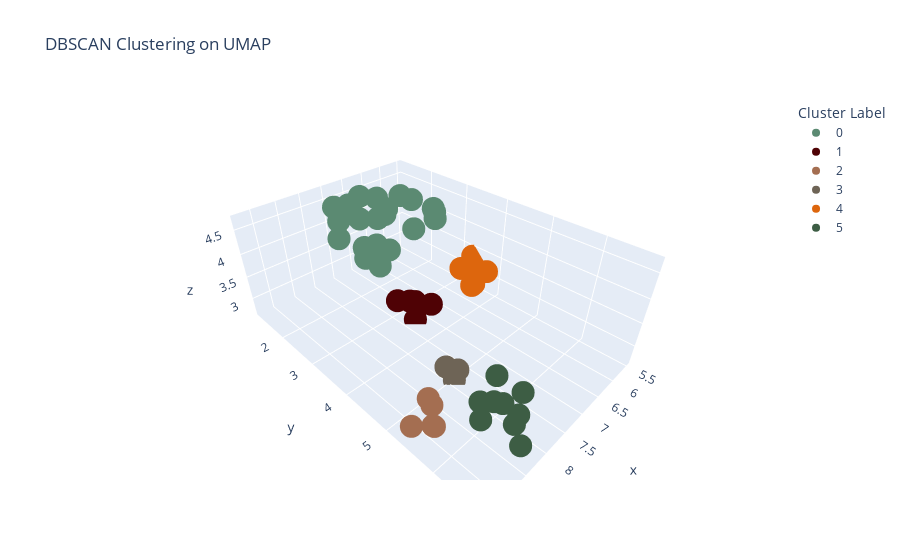

The code cell stored with this chart in its notebook:
### Markdown cell above
In order to capture the nonlinear nature of our features, UMAP was utilized to reduce and then visualise our data in 3 dimensions which revealed 6 distinct clusters which were defined using dbscan.

### Code cell
from src.questions.styleClustering.K_mean_cluster import umap_clustering

umap_clustering(BA_US_knn_text)

### Figure 1 — Plotly figure (JSON) as saved in the notebook; plotly's stock layout.template omitted (floating-point values rounded to 4 significant figures)
{"data": [{"customdata": [["Alabama", "0"], ["Arizona", "0"], ["Arkansas", "0"], ["Georgia", "0"], ["Hawaii", "0"], ["Idaho", "0"], ["Iowa", "0"], ["Kansas", "0"], ["Louisiana", "0"], ["Maine", "0"], ["Michigan", "0"], ["Mississippi", "0"], ["Montana", "0"], ["Nebraska", "0"], ["Nevada", "0"], ["New Mexico", "0"], ["North Dakota", "0"], ["Oklahoma", "0"], ["South Dakota", "0"], ["Utah", "0"], ["Wisconsin", "0"], ["Wyoming", "0"]], "hovertemplate": "Cluster Label=%{customdata[1]}<br>x=%{x}<br>y=%{y}<br>z=%{z}<br>user_state=%{customdata[0]}<extra></extra>", "legendgroup": "0", "marker": {"color": "#5b8a72", "symbol": "circle"}, "mode": "markers", "name": "0", "scene": "scene", "showlegend": true, "type": "scatter3d", "x": [6.641, 7.147, 7.111, 6.531, 6.85, 6.599, 6.651, 6.717, 7.539, 7.434, 6.033, 7.011, 6.975, 6.209, 7.745, 7.629, 7.036, 6.367, 7.172, 7.436, 6.34, 7.269], "y": [1.946, 2.188, 2.237, 3.216, 1.278, 2.329, 2.754, 1.741, 2.32, 2.627, 2.673, 1.572, 2.37, 2.224, 1.797, 1.682, 1.18, 1.538, 1.796, 1.257, 3.012, 1.949], "z": [4.324, 3.789, 4.374, 4.513, 3.935, 4.716, 4.176, 4.516, 3.911, 3.615, 4.371, 3.426, 3.678, 4.476, 4.01, 4.302, 4.288, 3.963, 4.709, 4.396, 4.511, 3.428]}, {"customdata": [["Alaska", "1"], ["Delaware", "1"], ["New Hampshire", "1"], ["Texas", "1"], ["West Virginia", "1"]], "hovertemplate": "Cluster Label=%{customdata[1]}<br>x=%{x}<br>y=%{y}<br>z=%{z}<br>user_state=%{customdata[0]}<extra></extra>", "legendgroup": "1", "marker": {"color": "#4f0205", "symbol": "circle"}, "mode": "markers", "name": "1", "scene": "scene", "showlegend": true, "type": "scatter3d", "x": [7.162, 7.287, 7.333, 7.348, 7.02], "y": [3.144, 3.431, 2.968, 3.501, 3.605], "z": [2.907, 2.671, 2.912, 3.181, 2.996]}, {"customdata": [["California", "2"], ["Massachusetts", "2"], ["Ohio", "2"], ["Pennsylvania", "2"], ["Washington", "2"]], "hovertemplate": "Cluster Label=%{customdata[1]}<br>x=%{x}<br>y=%{y}<br>z=%{z}<br>user_state=%{customdata[0]}<extra></extra>", "legendgroup": "2", "marker": {"color": "#a46e51", "symbol": "circle"}, "mode": "markers", "name": "2", "scene": "scene", "showlegend": true, "type": "scatter3d", "x": [9.248, 8.958, 9.122, 8.786, 8.629], "y": [5.432, 5.606, 5.74, 5.383, 5.147], "z": [2.983, 2.877, 3.162, 3.01, 2.84]}, {"customdata": [["Colorado", "3"], ["New Jersey", "3"], ["Vermont", "3"]], "hovertemplate": "Cluster Label=%{customdata[1]}<br>x=%{x}<br>y=%{y}<br>z=%{z}<br>user_state=%{customdata[0]}<extra></extra>", "legendgroup": "3", "marker": {"color": "#6e6456", "symbol": "circle"}, "mode": "markers", "name": "3", "scene": "scene", "showlegend": true, "type": "scatter3d", "x": [7.828, 7.925, 7.925], "y": [5.04, 4.858, 5.056], "z": [2.819, 2.827, 2.663]}, {"customdata": [["Connecticut", "4"], ["Minnesota", "4"], ["North Carolina", "4"], ["Oregon", "4"], ["Tennessee", "4"], ["Virginia", "4"]], "hovertemplate": "Cluster Label=%{customdata[1]}<br>x=%{x}<br>y=%{y}<br>z=%{z}<br>user_state=%{customdata[0]}<extra></extra>", "legendgroup": "4", "marker": {"color": "#dd660d", "symbol": "circle"}, "mode": "markers", "name": "4", "scene": "scene", "showlegend": true, "type": "scatter3d", "x": [5.727, 5.979, 5.941, 5.514, 5.707, 5.6], "y": [3.34, 3.423, 3.702, 3.335, 3.564, 3.793], "z": [3.12, 3.264, 2.958, 3.322, 2.817, 3.182]}, {"customdata": [["Florida", "5"], ["Illinois", "5"], ["Indiana", "5"], ["Kentucky", "5"], ["Maryland", "5"], ["Missouri", "5"], ["New York", "5"], ["Rhode Island", "5"], ["South Carolina", "5"]], "hovertemplate": "Cluster Label=%{customdata[1]}<br>x=%{x}<br>y=%{y}<br>z=%{z}<br>user_state=%{customdata[0]}<extra></extra>", "legendgroup": "5", "marker": {"color": "#3d5d44", "symbol": "circle"}, "mode": "markers", "name": "5", "scene": "scene", "showlegend": true, "type": "scatter3d", "x": [8.238, 8.062, 8.451, 8.481, 8.473, 8.315, 8.165, 7.948, 8.473], "y": [6.478, 6.137, 6.047, 6.255, 6.022, 6.563, 6.046, 6.37, 6.754], "z": [3.056, 3.071, 2.965, 3.548, 3.347, 3.399, 3.66, 3.401, 3.071]}], "layout": {"legend": {"title": {"text": "Cluster Label"}, "tracegroupgap": 0}, "scene": {"domain": {"x": [0, 1], "y": [0, 1]}, "xaxis": {"title": {"text": "x"}}, "yaxis": {"title": {"text": "y"}}, "zaxis": {"title": {"text": "z"}}}, "title": {"text": "DBSCAN Clustering on UMAP"}}}
